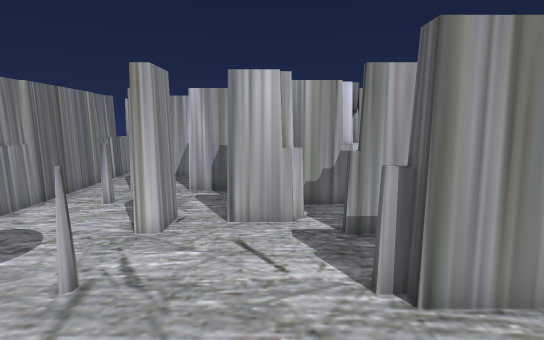
[1] (above)

18 first-person views from a walk through a 3-D level made in the Unity game engine. The camera is 1.3 m above the floor, tilts 8° down and sees 80° across. The floor is counted in squares, 0.5 m on a side. Each view is taken from the middle of a square. On the plan, view 1 faces up. The plan holds only what a view shows up to about 20 squares ahead; the rest is blank.

[2]
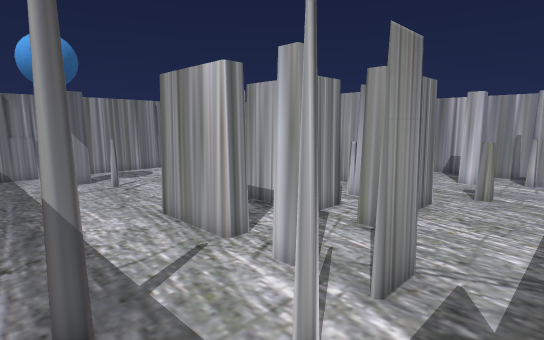

[3]
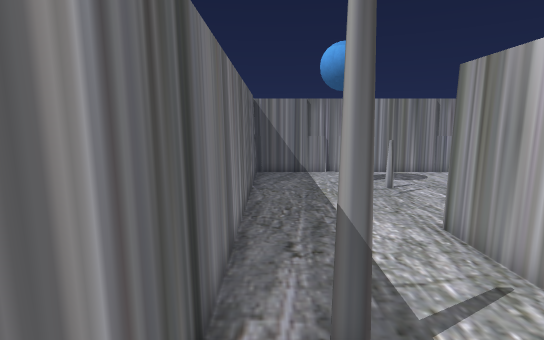

[4]
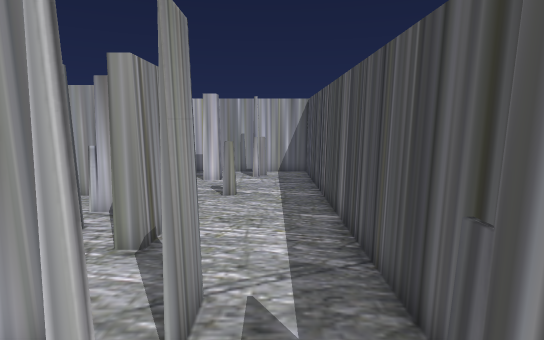

[5]
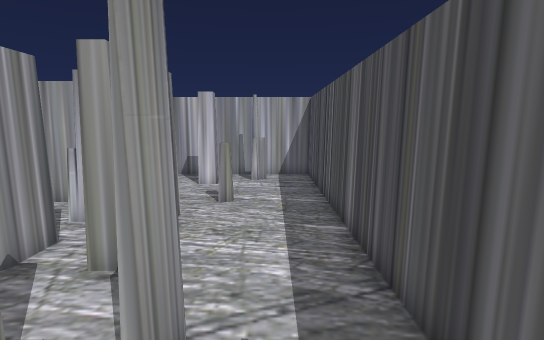

[6]
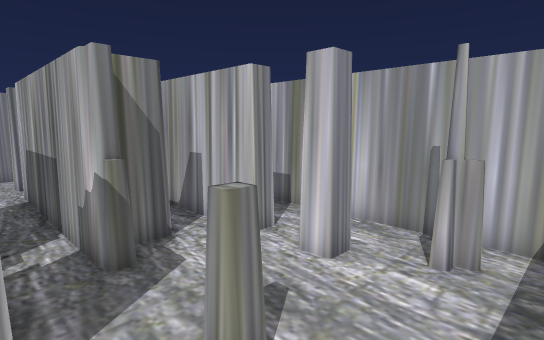

[7]
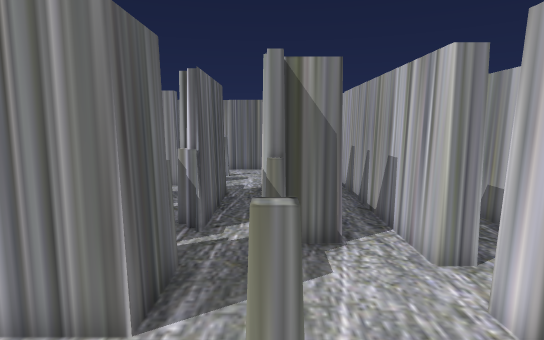

[8]
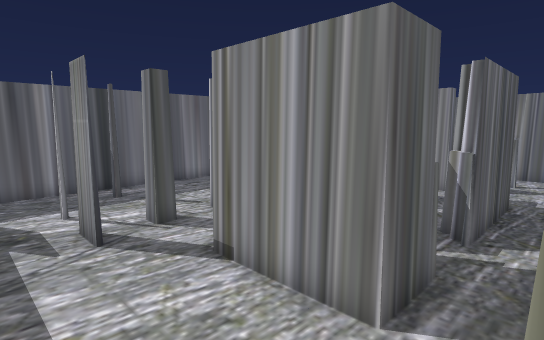

[9]
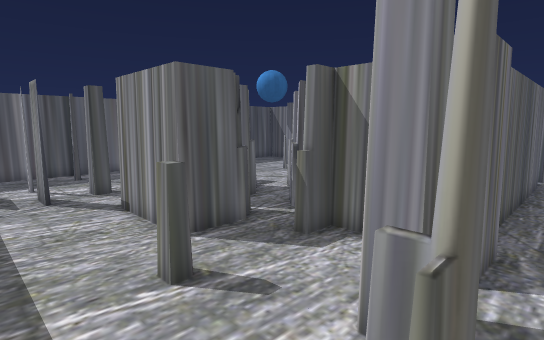

[10]
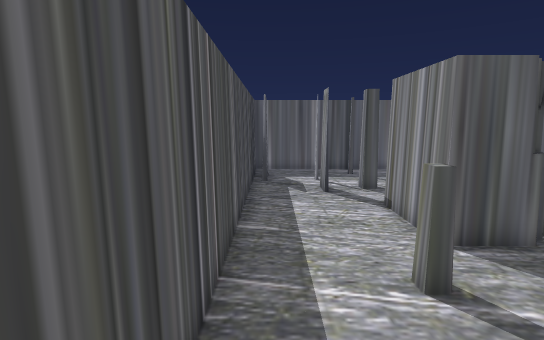

[11]
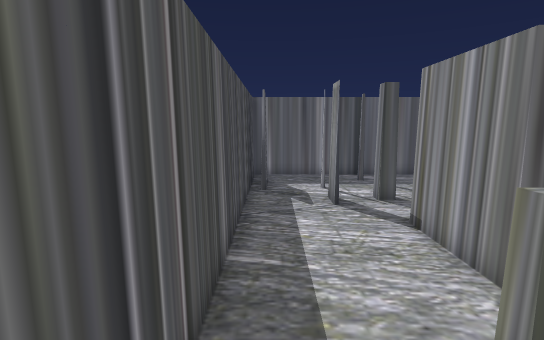

[12]
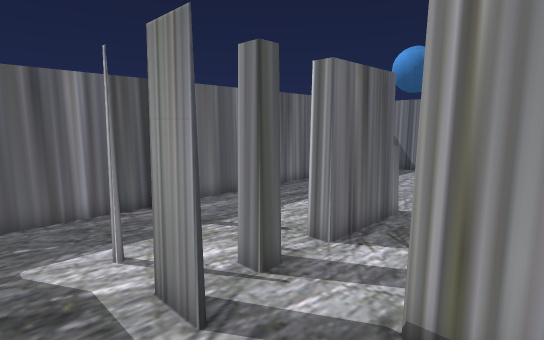

[13]
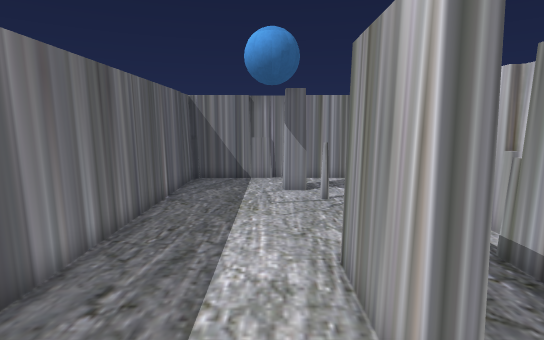

[14]
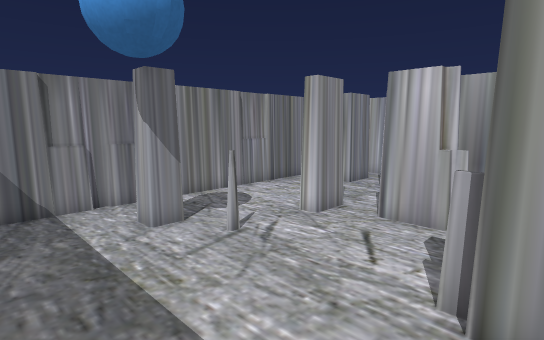

[15]
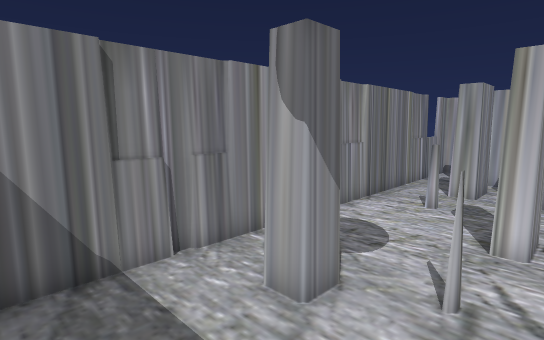

[16]
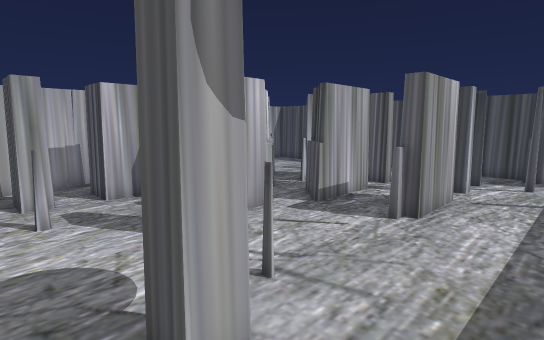

[17]
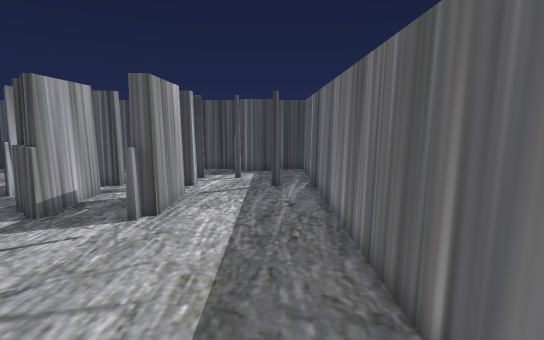

[18]
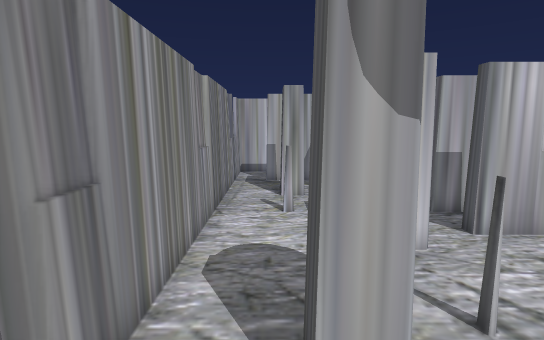

### Floor plan
Key: @ floor where view 1 was taken; # wall or solid block; x gap in a wall; . floor; = window, fence, low wall or low ledge; T thing the floor can be seen under or through.
Columns run from 8 left of view 1 to 12 right of it. Each row starts with its distance up from view 1.
 19 ###       ###########
 18 #.         ......#=.#
 17 =..........###......#
 16 #.############.#....#
 15 #..x.#      #.......#
 14 #.##.#      #.......#
 13 #.##.#########..==..#
 12 #...................#
 11 #.==...####T.TT#....#
 10 #.......#    T #....#
  9 #......##T T T.#....#
  8 #....#. #.T##T.#....#
  7 #...................#
  6 #...................#
  5 #....=....####...#..#
  4 #..#......####......#
  3 #................x.##
  2 #..................##
  1 #..............#...##
  0 #.......@...........#
 -1 #####################

Where each view was taken, in squares from view 1:
view 1: 0 up, 0 right, facing up
view 2: 0 up, 11 right, facing up-left
view 3: 0 up, 10 right, facing left
view 4: 1 up, 10 right, facing up
view 5: 2 up, 10 right, facing up
view 6: 11 up, 11 right, facing up-left
view 7: 13 up, 11 right, facing left
view 8: 13 up, 11 right, facing down-left
view 9: 18 up, 11 right, facing down-left
view 10: 18 up, 11 right, facing down
view 11: 16 up, 11 right, facing down
view 12: 9 up, 11 right, facing down-left
view 13: 3 up, 8 right, facing left
view 14: 0 up, 3 right, facing up-left
view 15: 0 up, 2 left, facing up-left
view 16: 1 up, 7 left, facing up-right
view 17: 1 up, 7 left, facing right
view 18: 1 up, 6 left, facing up
